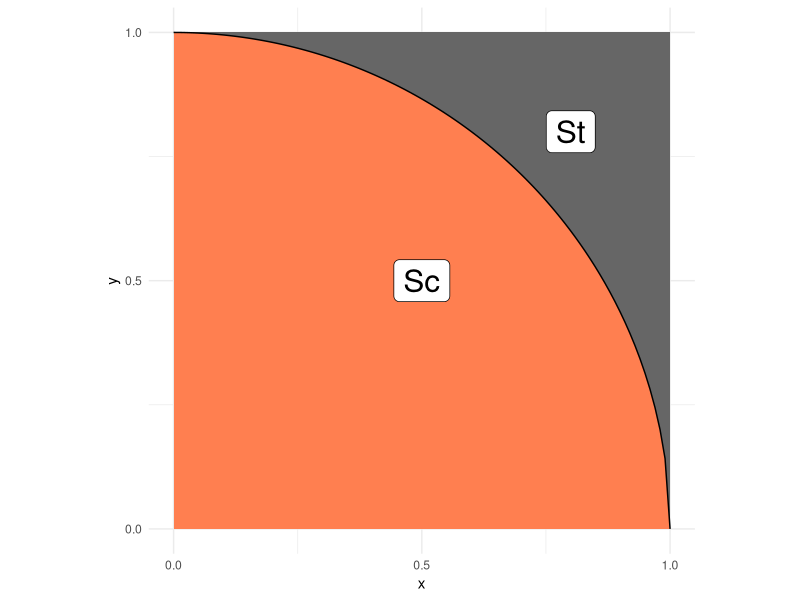
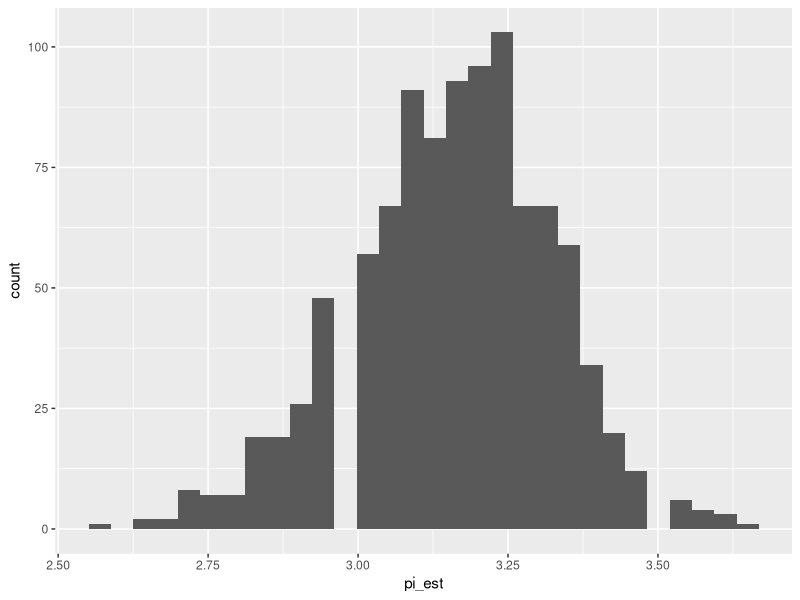

The R script that drew these images, in order:
## ---- chunk 1
library(tidyverse)
library(rsample)
## ---- chunk 2
## NOTE: No need to edit; this visual helps explain the pi estimation scheme
tibble(x = seq(0, 1, length.out = 100)) %>%
  mutate(y = sqrt(1 - x^2)) %>%

  ggplot(aes(x, y)) +
  annotate(
    "rect",
    xmin = 0, ymin = 0, xmax = 1, ymax = 1,
    fill = "grey40",
    size = 1
  ) +
  geom_ribbon(aes(ymin = 0, ymax = y), fill = "coral") +
  geom_line() +
  annotate(
    "label",
    x = 0.5, y = 0.5, label = "Sc",
    size = 8
  ) +
  annotate(
    "label",
    x = 0.8, y = 0.8, label = "St",
    size = 8
  ) +
  scale_x_continuous(breaks = c(0, 1/2, 1)) +
  scale_y_continuous(breaks = c(0, 1/2, 1)) +
  theme_minimal() +
  coord_fixed()
## ---- chunk 3
## TASK: Choose a sample size and generate samples
n <- 100 # Choose a sample size
df_q1 <- tibble(x = runif(n,0,1),y = runif(n,0,1)) # Generate the data

## ---- chunk 4
## NOTE: Do not edit this code
# Correct sample size
assertthat::assert_that(
  dim(df_q1) %>% 
    .[[1]] == n,
  msg = "The sample size should be `n`"
)
# Correct column names
assertthat::assert_that(
  setequal(names(df_q1), c("x", "y")),
  msg = "df_q1 must include the columns `x` and `y`"
)
print("Good")
## ---- chunk 5
## TASK: Finish implementing this function
stat <- function(x, y) {
  value <- (sqrt(x^2 + y^2))
  stat = value <= 1
  replace_with <- 1*4
  stat[stat == TRUE] <- replace_with
  return(stat)
  # TODO: Finish implementing this function
}
## ---- chunk 6
## TASK: Finish writing these assert statements

# Check the value for points *inside* the circle
assertthat::assert_that(
    tibble(x = 0.5, y = 0.5) %>% # Pick a point *inside* the circle
    mutate(stat = stat(x, y)) %>% 
    pull(stat) %>% 
    .[[1]] == 
      4,
  # Write the correct value of stat() here
  msg = "Incorrect value when a point is inside the circle"
)

# Check the value for points *outside* the circle
assertthat::assert_that(
    tibble(x = 1, y = 1) %>% # Pick a point *outside* the circle
    mutate(stat = stat(x, y)) %>% 
    pull(stat) %>% 
    .[[1]] == 
      0,
   # Write the correct value of stat() here
  msg = "Incorrect value when a point is outside the circle"
)
print("Your assertions passed, but make sure they're checking the right thing!")
## ---- chunk 7
## TASK: Estimate pi using your data from q1
df_q3 <- df_q1 %>% mutate(value = stat(x,y)) %>% 
  pull(value) %>% 
  mean() %>%
  tibble(pi_est = .)

#df_q3 <- 
  #df_q1 %>% mutate(in_circle = stat(.$x,.$y) <= 1) %>% 
  #count(in_circle) %>% 
  #mutate(pi_est = 4 * .$n/sum(.$n)) %>% 
  #filter(in_circle == 'TRUE') %>%
  #select(-c(in_circle,n))
  # TODO: Estimate pi as the column `pi_est`
df_q3
## ---- chunk 8
## NOTE: Do not edit this code
# Correct sample size
assertthat::assert_that(
  dim(df_q3) %>% 
    .[[1]] == 1,
  msg = "This result should have just one row"
)
# Correct column names
assertthat::assert_that(
  setequal(names(df_q3), c("pi_est")),
  msg = "df_q3 must include the column `pi_est`"
)
print("Good")
## ---- chunk 9
## TASK: Finish the code below
df_q4 <- 
  df_q1 %>% 
  bootstraps(., times = 1000) %>% 
  mutate(
    pi_est = map_dbl(
     splits,
      function(split_df) {
        analysis(split_df) %>% 
          mutate(value = stat(x,y)) %>% 
          pull(value) %>% 
          mean() %>%
          tibble(pi_est = .) %>%
          pull(pi_est)
      }
    )
  )

##NOTE: Do not edit; use this to visualize your results
df_q4 %>% 
  ggplot(aes(pi_est)) +
  geom_histogram()
## ---- chunk 10
## TASK: Compute a bootstrap confidence interval at the 95% level 
alpha = 0.05
df_q5 <- 
  df_q4 %>% 
  summarize(
    # TODO: Compute pi_lo and pi_up
    pi_lo = quantile(pi_est,alpha/2),
    pi_up = quantile(pi_est,1-alpha/2)
  )

df_q5
## ---- chunk 11
df_q6 <- 
  df_q1 %>% 
  mutate(stat = stat(x,y)) %>%
  summarize(
    # TODO: Compute pi_lo and pi_up
    pi_lo = mean(stat) - qnorm( 1 - (1 - 0.95) / 2 ) * sd(stat) / sqrt(100),
    pi_up = mean(stat) + qnorm( 1 - (1 - 0.95) / 2 ) * sd(stat) / sqrt(100)
  )
df_q6
